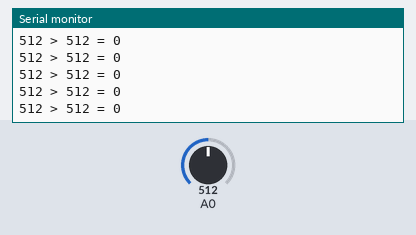
Recording of a sketch running on a simulated Arduino Nano, built with avr-gcc and run on an emulated ATmega328P. Shown: the last lines printed to the serial monitor. The inputs (shaded band) are chosen by the test bench; at power-on: A0 = 512.

Above: at 1.2 s.
1.3 s: A0 set to 716
At 1.31 s:
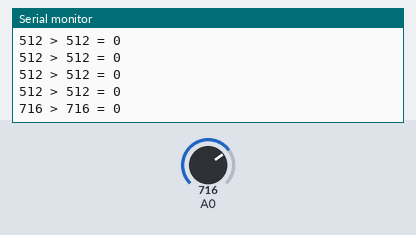
2.8 s: A0 set to 900
At 2.81 s:
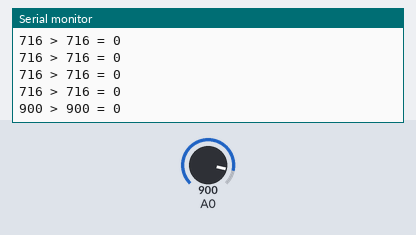
Timing chart, 0 to 5.8 s (numbered marks = the images above; inputs shaded):
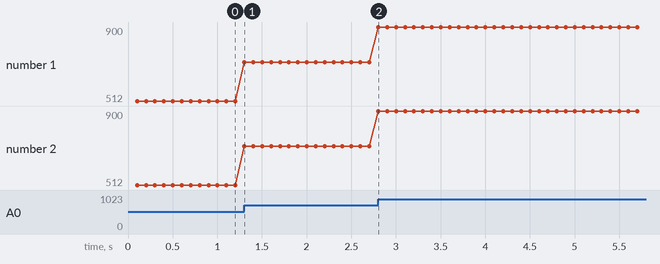

The sketch:

08-faster-analogue.ino
```cpp
#include <Arduino.h>
/**
 * Hardware pin defines
 */
#define BOARD UKMARSBOT_V1
const int ENCODER_LEFT_CLK = 2;
const int ENCODER_RIGHT_CLK = 3;
const int ENCODER_LEFT_B = 4;
const int ENCODER_RIGHT_B = 5;
const int MOTOR_LEFT_DIR = 7;
const int MOTOR_RIGHT_DIR = 8;
const int MOTOR_LEFT_PWM = 9;
const int MOTOR_RIGHT_PWM = 10;
const int LED_RIGHT = 6;
const int LED_LEFT = 11;
const int EMITTER = 12;
const int SENSOR_RIGHT_MARK = A0;
const int SENSOR_1 = A1;
const int SENSOR_2 = A2;
const int SENSOR_3 = A3;
const int SENSOR_4 = A4;
const int SENSOR_LEFT_MARK = A5;
const int FUNCTION_PIN = A6;
const int BATTERY_VOLTS = A7;
/****/

/***
 * Global variables
 */

uint32_t updateTime;
uint32_t updateInterval = 100;  // in milliseconds

int sensorDark = 0;
int sensorLit = 0;
int sensorValue = 0;


void analogueSetup(){
  // increase speed of ADC conversions to 28us each
  // by changing the clock prescaler from 128 to 16
  bitClear(ADCSRA, ADPS0);
  bitClear(ADCSRA, ADPS1);
  bitSet(ADCSRA, ADPS2);
}

int readSensor(int channel){
  sensorDark = analogRead(channel);
  digitalWrite(EMITTER,1);
  delayMicroseconds(50);
  sensorLit = analogRead(channel);
  digitalWrite(EMITTER,0);
  sensorValue = sensorLit-sensorDark;
  return sensorValue;
}

void setup() {
  Serial.begin(9600);
  Serial.println(F("Sensor Basics\n"));
  pinMode(EMITTER,OUTPUT);
  digitalWrite(EMITTER,0); // be sure the emitter is off
  analogueSetup();         // increase the ADC conversion speed
  updateTime = millis() + updateInterval;
}


void loop() {
  if (millis() > updateTime) {
    updateTime += updateInterval;
    readSensor(SENSOR_RIGHT_MARK);
    Serial.print(sensorDark);
    Serial.print(F(" > "));
    Serial.print(sensorLit);
    Serial.print(F(" = "));
    Serial.print(sensorValue);
    Serial.println();
  }
}
```

Measured:
- after the input at 1.3 s, the serial monitor: prints a new line at once (image 1)
- after the input at 2.8 s, the serial monitor: prints a new line at once (image 2)
- plotted number 1: 512 → 716 after the input at 1.3 s, 716 → 900 after the input at 2.8 s
- plotted number 2: 512 → 716 after the input at 1.3 s, 716 → 900 after the input at 2.8 s
